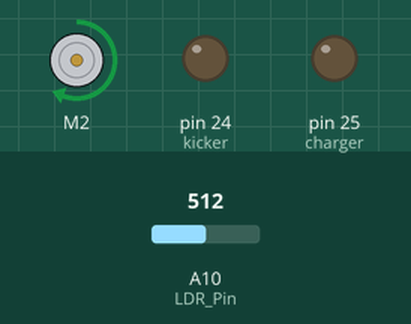
This sketch was run on a simulated Arduino Mega 2560, built with avr-gcc and run on an emulated ATmega2560. Parts: DC motor (green arrow = forward, orange = backward, longer = faster), output pins drawn as LEDs (lit = HIGH). The inputs (shaded band) are chosen by the test bench; at power-on: A10 (LDR_Pin) = 512. What the sketch prints to the serial monitor is not drawn.

Above: at 8.2 s.
8.3 s: A10 (LDR_Pin) set to 290
10.0 s: A10 (LDR_Pin) set to 264
At 11.1 s:
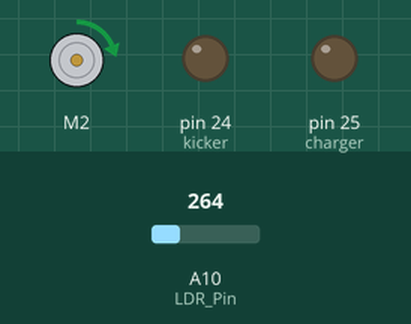
At 13.1 s:
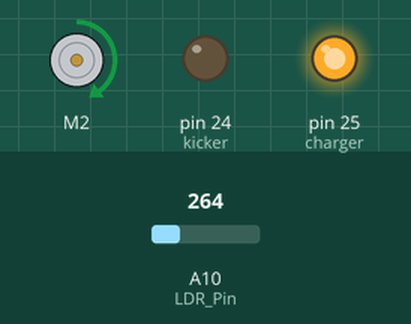
Timing chart, 0 to 39.0 s (numbered marks = the images above; inputs shaded):
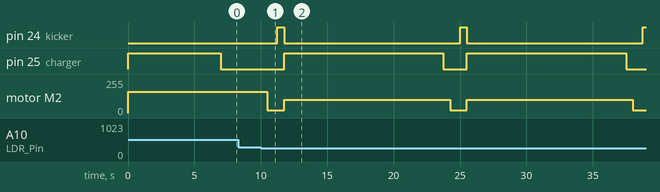

Measured:
- the behaviour switches between 280 and 279 on A10 (LDR_Pin) (found by bisection; images 0 and 1)
- after the input at 8.3 s, every drawn part: stays the same
- after the input at 10.0 s, pin 24 (kicker): alternates HIGH for 0.50 s and LOW for 13.3 s, starting after 1.3 s; pin 25 (charger): alternates HIGH for 12.0 s and LOW for 1.8 s, starting after 1.8 s; motor M2: alternates forward 100/255 for 12.5 s and forward 20/255 for 1.3 s, starting after 0.50 s

The sketch:

Dribbler_Kicker_Photogate.ino
```cpp
/*
This is a test sketch for the Adafruit assembled Motor Shield for Arduino v2
It won't work with v1.x motor shields! Only for the v2's with built in PWM
control

For use with the Adafruit Motor Shield v2
---->	http://www.adafruit.com/products/1438

This sketch creates a fun motor party on your desk *whiirrr*
Connect a unipolar/bipolar stepper to M3/M4
Connect a DC motor to M1
Connect a hobby servo to SERVO1
*/

#include <Wire.h>
#include <Adafruit_MotorShield.h>
#include "utility/Adafruit_PWMServoDriver.h"
#include <Servo.h>

// Create the motor shield object with the default I2C address
Adafruit_MotorShield AFMS = Adafruit_MotorShield();
// Or, create it with a different I2C address (say for stacking)
// Adafruit_MotorShield AFMS = Adafruit_MotorShield(0x61);

// And connect a DC motor to port M1
Adafruit_DCMotor *dribbler = AFMS.getMotor(2);
// We'll also test out the built in Arduino Servo library

 int charger = 25;
 int kicker = 24;

int LDR_Pin = A10; //analog pin 1

void setup() {
  Serial.begin(9600);           // set up Serial library at 9600 bps
  Serial.println("Here We Go!");

  pinMode(charger, OUTPUT);
  pinMode(kicker, OUTPUT);

  AFMS.begin();  // create with the default frequency 1.6KHz
  //AFMS.begin(1000);  // OR with a different frequency, say 1KHz

  // turn on motor M1
  dribbler->setSpeed(160);
  dribbler->run(FORWARD);
  digitalWrite(charger, HIGH);
  delay(7000);
  digitalWrite(charger, LOW);
}

void loop() {
  if(analogRead(LDR_Pin) < 280){
    delay(500);
    dribbler->setSpeed(20);
    delay(750);
    digitalWrite(kicker,HIGH);
    delay(500);
    digitalWrite(kicker,LOW);
    dribbler->setSpeed(100);
    digitalWrite(charger, HIGH);
    delay(12000);
    digitalWrite(charger, LOW);
  }
}
```
